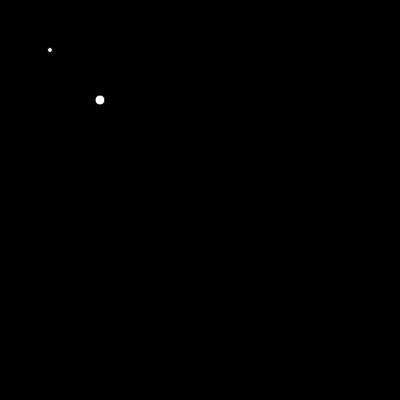
Frame 1 (no input)
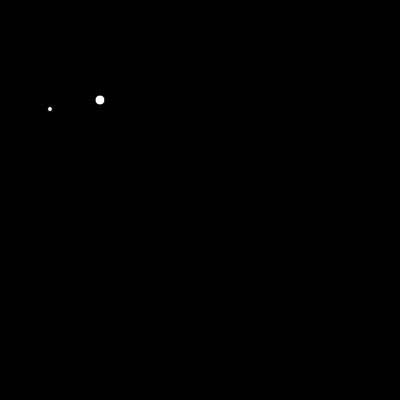
Frame 60 (no input)
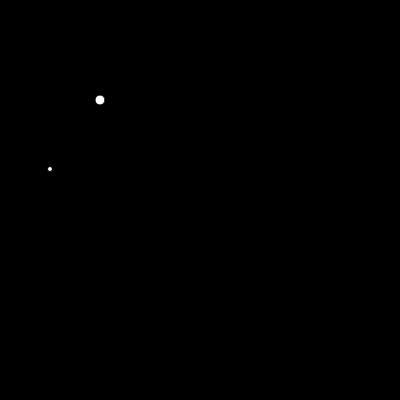
Frame 120 (the mouse pressed at the canvas centre since frame 60)

The p5.js sketch that drew these frames (run headless with seeded random() and noise() and a simulated clock; from frame 60 on, the mouse is pressed at the canvas centre):

// p5.js sketch
// ── sketch.js
class Ellipse {
  constructor(x, y, size) {
    this.x = x;
    this.y = y;
    this.size = size;
  }
  display() {
    ellipse(this.x, this.y, this.size, this.size);
  }

  move() {
    if (this.y < height) {
      this.y += 1; // Move the ellipse down each frame
      console.log("1");
    } else if (this.y >= height) {
      // Check if the ellipse has moved beyond the canvas
      this.y -= 1;
      console.log("2");
    }
  }
}

let myEllipse;

function setup() {
  createCanvas(400, 400);
  myEllipse = new Ellipse(50, 50, 5);
  myEllipse2 = new Ellipse(100, 100, 10);
}
function draw() {
  background(0);
  myEllipse.display();
  myEllipse.move();
  myEllipse2.display();
}
